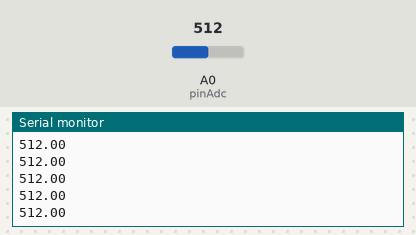
A sketch run on a simulated Arduino Uno, built with avr-gcc and run on an emulated ATmega328P. On the bench: the last lines printed to the serial monitor. Inputs (shaded band) come from the test bench; at power-on: A0 (pinAdc) = 512.

Above: at 1.2 s.
1.3 s: A0 (pinAdc) set to 716
At 1.36 s:
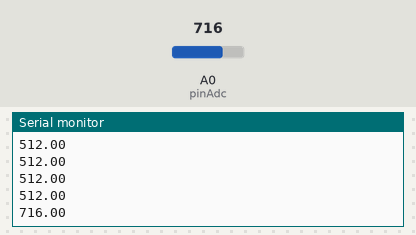
2.8 s: A0 (pinAdc) set to 900
At 2.82 s:
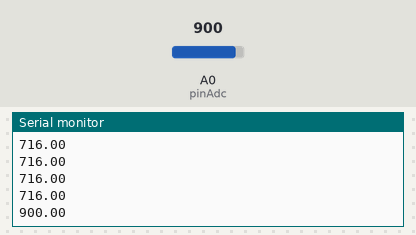
Timing chart, 0 to 5.8 s (numbered marks = the images above; inputs shaded):
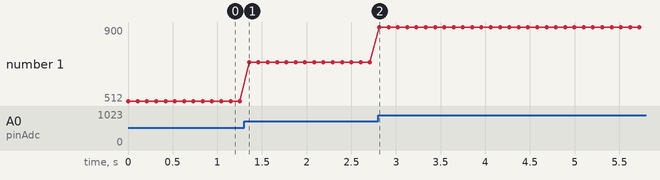

Measured:
- after the input at 1.3 s, the serial monitor: prints a new line after 0.06 s (image 1)
- after the input at 2.8 s, the serial monitor: prints a new line at once (image 2)
- plotted number 1: 512 → 716 after the input at 1.3 s, 716 → 900 after the input at 2.8 s

The sketch:

tentativacalibracaosom.ino
```cpp
#include <math.h>
const int pinAdc = A0;
float valorsomdb;
float menor;
void setup()
{
    Serial.begin(9600);
    //Serial.println("Grove - Sound Sensor Test...");
}

void loop()
{
    long sum = 0;
    for(int i=0; i<32; i++)
    {
        sum += analogRead(pinAdc);
    }

    sum >>= 5;
    valorsomdb = 20*log10(sum);

    menor=sum;
    if(sum<menor)
    {
      menor=sum;
    }


   Serial.println(menor);
    delay(100);
}
```
